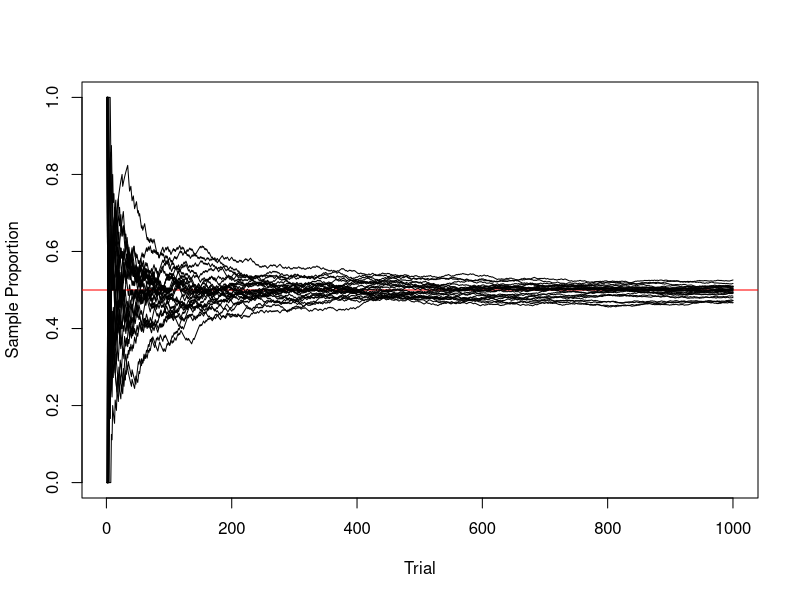

Recreate this plot in R.
## Coin flip simulation to demonstrate consistency

# Set total number of samples:
n <- 1000
# Set population proportion (of heads):
p <- 0.5

# Flip coin n times
coinflips <- rbinom(n, 1, p)

# This function calculates the proportion (of heads) in a sample
prop <- function(i, flips){
  sum(flips[1:i])/i
}

# Calculate the proportion after each flip
p.hat <- sapply(1:n, prop, flips=coinflips)

# Plot the sample proportion at each trial
# The red line indicates the true sample propotion
plot(p.hat, type='l', ylim=c(0,1),
     xlab="Trial", ylab="Sample Proportion"); abline(h=p, col='red')

# Do the whole thing a bunch of times and add to plot:
for(i in 1:25){
  # Flip coin n times
  coinflips <- rbinom(n, 1, p)
  
  # This function calculates the proportion (of heads) in a sample
  prop <- function(i, flips){
    sum(flips[1:i])/i
  }
  
  # Calculate the proportion after each flip
  p.hat <- sapply(1:n, prop, flips=coinflips)
  
  # Plot the sample proportion at each trial
  # The red line indicates the true sample propotion
  points(p.hat, type='l')
}